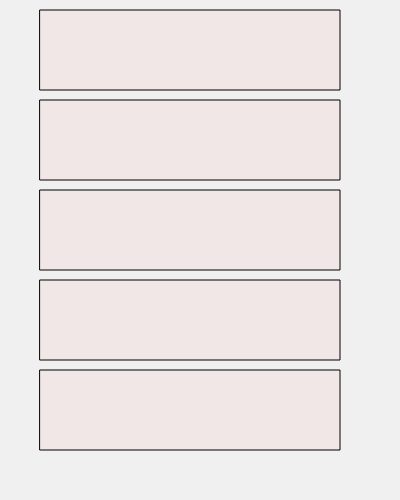
Frame 1 (no input)
Frame 60 (no input): identical to frame 1, image omitted
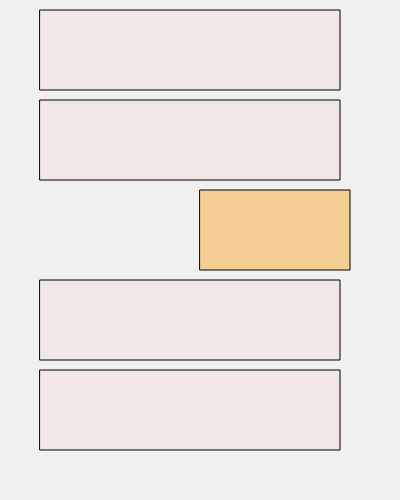
Frame 120 (the mouse pressed at the canvas centre since frame 60)

The p5.js sketch that drew these frames (run headless with seeded random() and noise() and a simulated clock; from frame 60 on, the mouse is pressed at the canvas centre):

// p5.js sketch
// ── sketch.js


function setup(){
	createCanvas(400,500);

}

function draw(){
	// Set the background
	background(240);
	// Draw the menu
	menu();
}

function menu(){
	drawRectangle(40,10);
	drawRectangle(40,100);
	drawRectangle(40,190);
	drawRectangle(40,280);
	drawRectangle(40,370);
}


function drawRectangle(orgX, orgY){
	w = 300;
	h = 80;

	// Evaluate mouse Over
	var overX = mouseX > orgX && mouseX < orgX + w;
	var overY = mouseY > orgY && mouseY < orgY + h;

	// Determine if the mouse is over the rectangle
	if ( overX && overY ){
		// Over color
		if (mouseIsPressed){
			// Set to orange
			fill(250,150,0,100);
			// Change width
			w = 150;
			// control X position with mouse
			orgX = mouseX;
		} else {
			// Set to red
			fill(250,0,0,100);
		}
	} else {
		// No over color
		fill(250,0,0,10);
	}
	// Draw rectangle
	rect (orgX, orgY,w,h);
}
